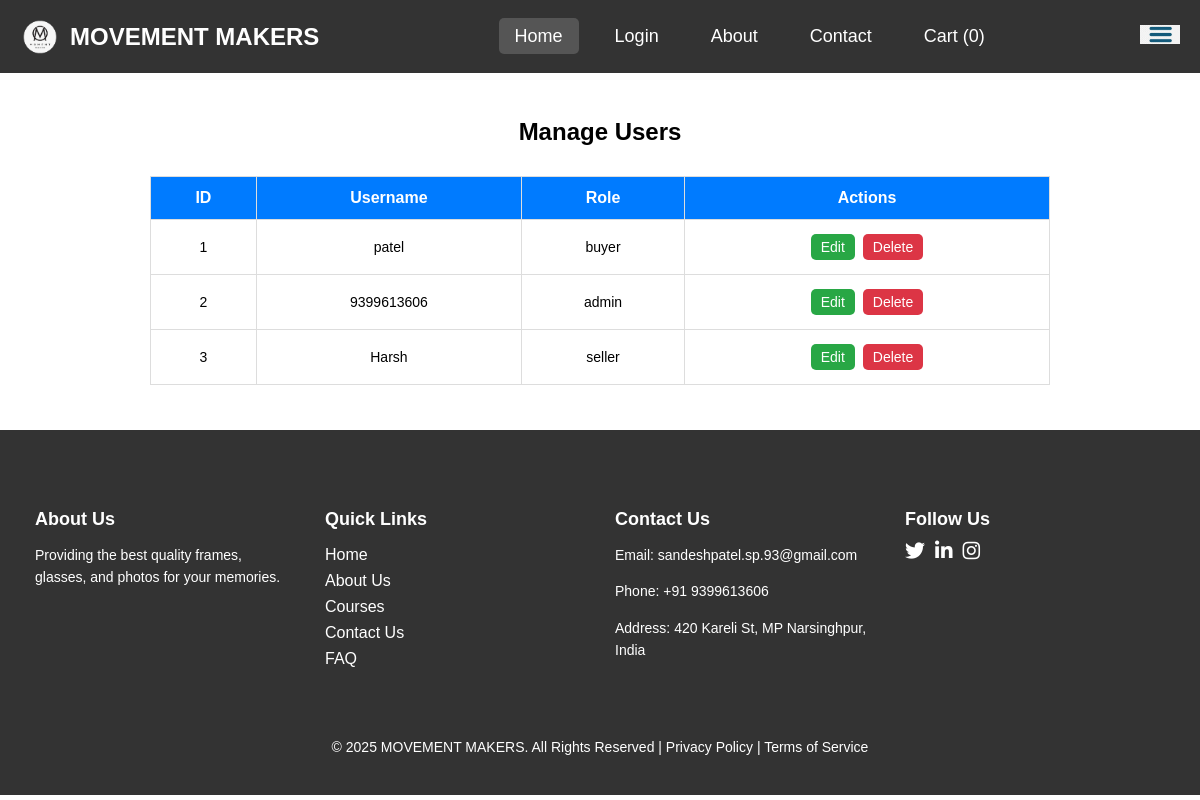
Page /manage_users on the committed database.
### app.py (models this page shows)
class User(db.Model):
    id = db.Column(db.Integer, primary_key=True)
    username = db.Column(db.String(100), unique=True, nullable=False)
    password = db.Column(db.String(100), nullable=False)
    role = db.Column(db.String(20), nullable=False)  # 'admin', 'seller', 'buyer'
    email = db.Column(db.String(100), unique=True, nullable=True)
    address = db.Column(db.Text, nullable=True)
    orders = db.relationship('Order', backref='buyer', lazy=True)  # Relationship with Order

### app.py (the view)
@app.route('/manage_users')
def manage_users():
    users = User.query.all()  # Fetch all users
    return render_template('manage_users.html', users=users)

### templates/manage_users.html (shortened to what this page needs)
<!DOCTYPE html>
<html lang="en">
<head>
    {% include 'header.html' %}
</head>
<body>
    {% include 'navbar.html' %}
    <div class="container">
        <h2>Manage Users</h2>
        <table>
            <thead>
                <tr>
                    <th>ID</th>
                    <th>Username</th>
                    <th>Role</th>
                    <th>Actions</th>
                </tr>
            </thead>
            <tbody>
                {% for user in users %}
                <tr>
                    <td>{{ user.id }}</td>
                    <td>{{ user.username }}</td>
                    <td>{{ user.role }}</td>
                    <td>
                        <a href="{{ url_for('edit_user', user_id=user.id) }}" class="btn btn-edit">Edit</a>
                        <a href="{{ url_for('delete_user', user_id=user.id) }}" class="btn btn-delete" onclick="return confirm('Are you sure?')">Delete</a>
                    </td>
                </tr>
                {% endfor %}
            </tbody>
        </table>
    </div>
    {% include 'footer.html' %}
</body>
</html>

### static/style.css (style rules this page uses)
body { padding: 0; margin: 0; }
body { font-family: Arial, sans-serif; }
.container { width: auto; margin: 0 auto; padding: 20px; border: 5px solid white; }
.btn { display: inline-block; margin-top: 10px; padding: 12px 25px; text-align: center; font-size: 14px; background-color: #6c757d; color: white; text-decoration: none; border-radius: 4px; transition: background-color 0.3s; }
.container h2 { text-align: center; margin-bottom: 30px; font-size: 24px; font-weight: bold; }
table { width: 100%; border-collapse: collapse; margin-bottom: 20px; }
table th, table td { text-align: center; padding: 12px; border: 1px solid #ddd; }
table th { background-color: #007bff; color: white; font-size: 16px; }
table td { font-size: 14px; }

### templates/manage_users.html (style rules this page uses)
.container { max-width: 900px; margin: auto; padding: 20px; }
table { width: 100%; border-collapse: collapse; }
th, td { border: 1px solid #ddd; padding: 8px; text-align: center; }
th { background-color: #f4f4f4; }
.btn { padding: 5px 10px; text-decoration: none; color: white; border-radius: 5px; margin: 2px; }
.btn-edit { background-color: #28a745; }
.btn-delete { background-color: #dc3545; }

### rows in the picture
User: id "1", username "patel", role "buyer"
User: id "2", username "9399613606", role "admin"
User: id "3", username "Harsh", role "seller"
